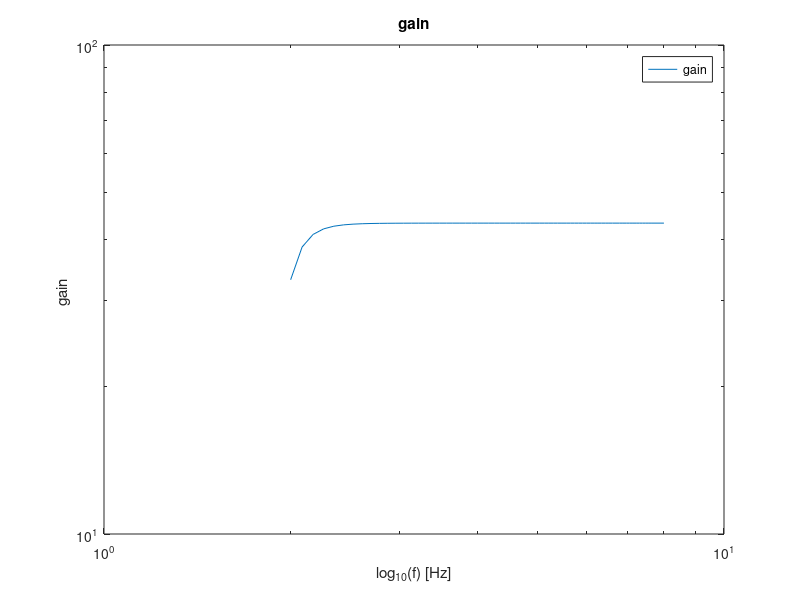
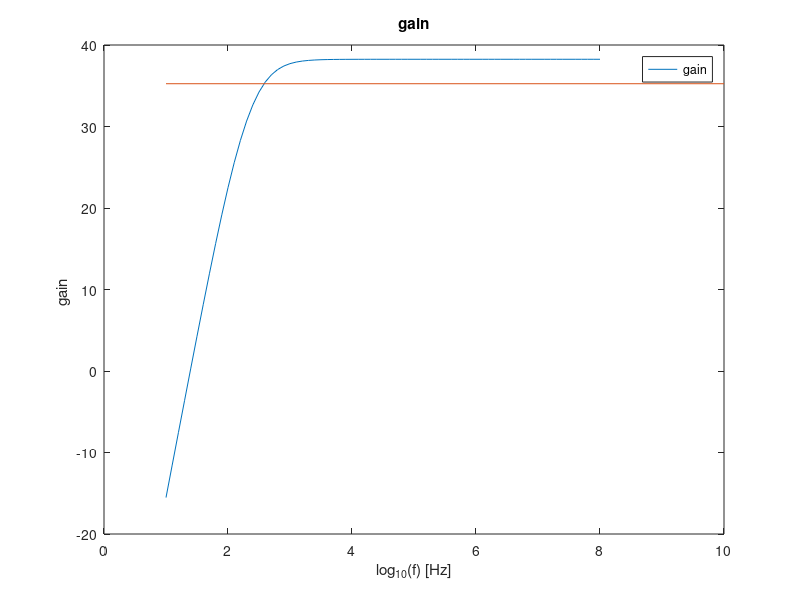

Reproduce these figures in MATLAB, in order.
%% gain stage

VT=25e-3;
BFN=178.7;
VAFN=69.7;
RE1=300;  %-------------
RC1=1000; %-------------
RB1=80000; %-------------
RB2=20000; %-------------
C = 80e-6; %-------------
VBEON=0.7;
VCC=12;
RS=100;

RB=1/(1/RB1+1/RB2);  % thevenin resistance
VEQ=RB2/(RB1+RB2)*VCC; % thevenin voltage
IB1=(VEQ-VBEON)/(RB+(1+BFN)*RE1);  % current through the base of the first transistor
IC1=BFN*IB1; % current through the collector of the first transistor
IE1=(1+BFN)*IB1;  % current through the emmitor of the first transistor
VE1=RE1*IE1;  % voltage drop in the resistence near the emmitor of the first transistor
VO1=VCC-RC1*IC1;  %output voltage of the gain stage
VCE=VO1-VE1;  % voltage drop of the transistor

% incremental analyses
gm1=IC1/VT;
rpi1=BFN/gm1;
ro1=VAFN/IC1;

RSB=RB*RS/(RB+RS);

% AV1 = RSB/RS * RC1*(RE1-gm1*rpi1*ro1)/((ro1+RC1+RE1)*(RSB+rpi1+RE1)+gm1*RE1*ro1*rpi1 - RE1^2);
% AVI_DB = 20*log10(abs(AV1));
% AV1simple = RB/(RB+RS) * gm1*RC1/(1+gm1*RE1);
% AVIsimple_DB = 20*log10(abs(AV1simple));

% RE1=0;  % current goes through the capacitor
% AV1 = RSB/RS * RC1*(RE1-gm1*rpi1*ro1)/((ro1+RC1+RE1)*(RSB+rpi1+RE1)+gm1*RE1*ro1*rpi1 - RE1^2);  % voltage gain
% AVI_DB = 20*log10(abs(AV1));
% AV1simple =  - RSB/RS * gm1*RC1/(1+gm1*RE1);
% AVIsimple_DB = 20*log10(abs(AV1simple));

f = logspace(2,8,70);
w_ = 2*pi*f;
AV1_ = [];
for w=w_
RE1 = RE1/(1+1i*w*RE1*C);
AV1_ = [AV1_ , RSB/RS * RC1*(RE1-gm1*rpi1*ro1)/((ro1+RC1+RE1)*(RSB+rpi1+RE1)+gm1*RE1*ro1*rpi1 - RE1^2)];  % voltage gain
end
AVI_DB = 20*log10(abs(AV1_));
%loglog(f, AVI_DB)
AV1simple =  - RSB/RS * gm1*RC1/(1+gm1*RE1);
AVIsimple_DB = 20*log10(abs(AV1simple));

RE1=100;
ZI1 = 1/(1/RB+1/(((ro1+RC1+RE1)*(rpi1+RE1)+gm1*RE1*ro1*rpi1 - RE1^2)/(ro1+RC1+RE1)));
ZX = ro1*((RSB+rpi1)*RE1/(RSB+rpi1+RE1))/(1/(1/ro1+1/(rpi1+RSB)+1/RE1+gm1*rpi1/(rpi1+RSB)));
ZX = ro1*(   1/RE1+1/(rpi1+RSB)+1/ro1+gm1*rpi1/(rpi1+RSB)  )/(   1/RE1+1/(rpi1+RSB) );
ZO1 = 1/(1/ZX+1/RC1);

RE1=0;
ZI1 = 1/(1/RB+1/(((ro1+RC1+RE1)*(rpi1+RE1)+gm1*RE1*ro1*rpi1 - RE1^2)/(ro1+RC1+RE1)));
ZO1 = 1/(1/ro1+1/RC1);


%% ouput stage
BFP = 227.3;
VAFP = 37.2;
RE2 = 300;
VEBON = 0.7;
VI2 = VO1;
IE2 = (VCC-VEBON-VI2)/RE2;
IC2 = BFP/(BFP+1)*IE2;
VO2 = VCC - RE2*IE2;

gm2 = IC2/VT;
go2 = IC2/VAFP;
gpi2 = gm2/BFP;
ge2 = 1/RE2;

AV2 = gm2/(gm2+gpi2+go2+ge2);
ZI2 = (gm2+gpi2+go2+ge2)/gpi2/(gpi2+go2+ge2);
ZO2 = 1/(gm2+gpi2+go2+ge2);


%% total
gB = 1/(1/gpi2+ZO1);
AV = (gB+gm2/gpi2*gB)/(gB+ge2+go2+gm2/gpi2*gB)*AV1_;
AV_DB = 20*log10(abs(AV));
ZI=ZI1;
ZO=1/(go2+gm2/gpi2*gB+ge2+gB);

figure
loglog(log10(f), AV_DB)
title('gain')
xlabel('log_1_0(f) [Hz]')
ylabel('gain ')
legend('gain')
%print ("circ2.png", "-dpng");

%%
c1 = 1e-6;
c2 = 80e-6;
c3 = 35e-6;
Rpi2 =1/gpi2;
Load = 8;
k = 1;
vin = 0.01;
for t=1:0.1:8
    w = 2*pi*power(10,t);
    Zc1 = 1 ./(j*w*c1);
    Zc2 = 1 ./(j*w*c2);
    Zc3 = 1 ./(j*w*c3);
    ZRe_C1 = 1/(1/RE1+1/Zc2);
    Zeq = 1/(1/RE2+1/(Load+Zc3));
    Ro2 = 300;
    
    A = [RS+Zc1+RB,-RB,0,0,0,0,0;
        -RB,RB+rpi1+ZRe_C1, 0 , -ZRe_C1,0,0,0;
        0,rpi1*gm1,1,0,0,0,0;
        0, ZRe_C1, -ro1, ZRe_C1+ro1+RC1,-RC1,0,0;
        0,0,0,-RC1, Rpi2+RC1+Zeq,0,-Zeq;
        0,0,0,0,Rpi2*gm2,1,0;
        0,0,0,0,-Zeq,-Ro2,Zeq+Ro2];
    
    B = [vin;0;0;0;0;0;0];
    
    X=A\B;
    Vout = ((X(7))-X(5))*Zeq;
    
    gain(k) = Vout*Load/(Load+Zc3)/vin;
    %gain_DB(k)=20*log10(abs(gain(k)));
    k = k+1;
end

gain_DB=20*log10(abs(gain));
cut_off_val = max(gain_DB)-3;
[~,cut_off] = min(abs(gain_DB-cut_off_val));
%cut_off_f = [f(cut_off), 1+(cut_off-1)*(0.1)]
cut_off_f = f(cut_off)
figure
plot(1:0.1:8, gain_DB, 1:10, cut_off_val*ones(1,10))
title('gain')
xlabel('log_1_0(f) [Hz]')
ylabel('gain ')
legend('gain')
%print ("circ2.png", "-dpng");